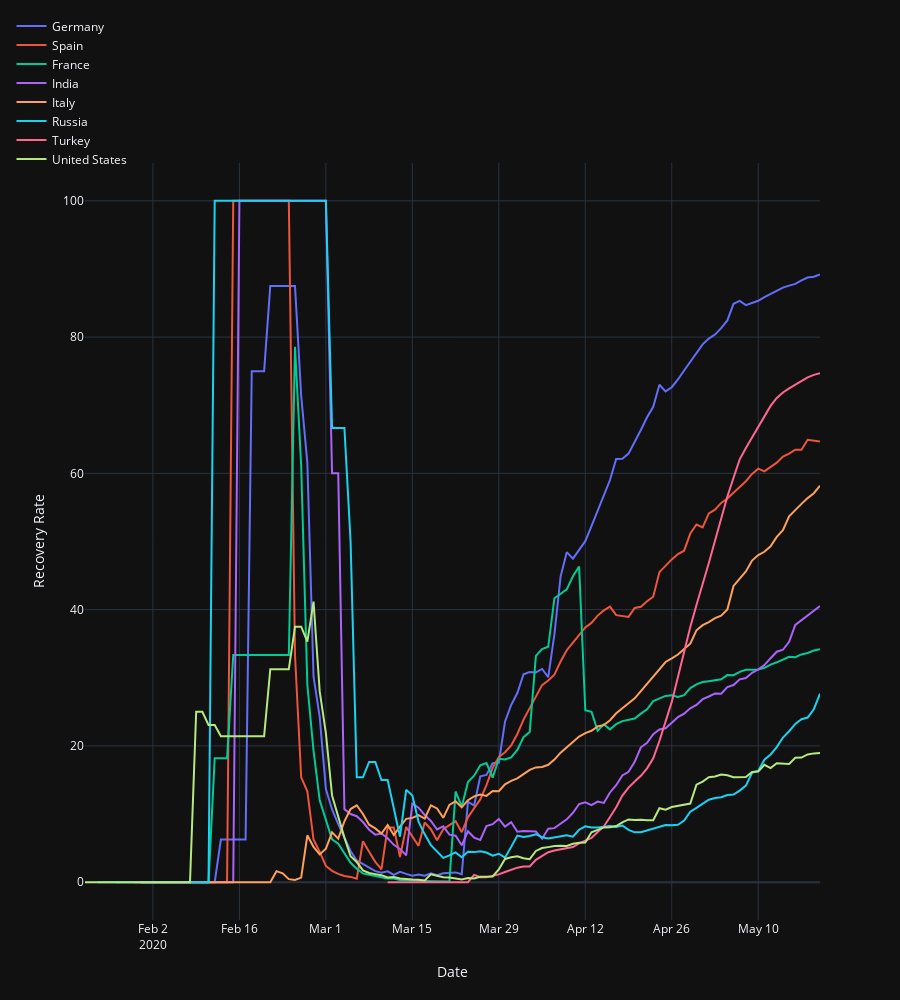

Here is the notebook cell this chart was saved with:
### Code cell
fig = go.Figure()

fig.add_trace(
    go.Scatter(x=data_es_period.index, y=get_recovery_rate(data_de_period), name="Germany")
)
fig.add_trace(
    go.Scatter(x=data_es_period.index, y=get_recovery_rate(data_es_period), name="Spain")
)
fig.add_trace(
    go.Scatter(x=data_fr_period.index, y=get_recovery_rate(data_fr_period), name="France")
)
fig.add_trace(
    go.Scatter(x=data_in_period.index, y=get_recovery_rate(data_in_period), name="India")
)
fig.add_trace(
    go.Scatter(x=data_it_period.index, y=get_recovery_rate(data_it_period), name="Italy")
)
fig.add_trace(
    go.Scatter(x=data_ru_period.index, y=get_recovery_rate(data_ru_period), name="Russia")
)
fig.add_trace(
    go.Scatter(x=data_tr_period.index, y=get_recovery_rate(data_tr_period), name="Turkey")
)
fig.add_trace(
    go.Scatter(x=data_us_period.index, y=get_recovery_rate(data_us_period), name="United States")
)

fig.update_layout(height=1000, legend=dict(x=-0.1, y=1.2, traceorder="normal"))
fig.update_xaxes(title_text="Date")
fig.update_yaxes(title_text="Recovery Rate")

fig.show()
